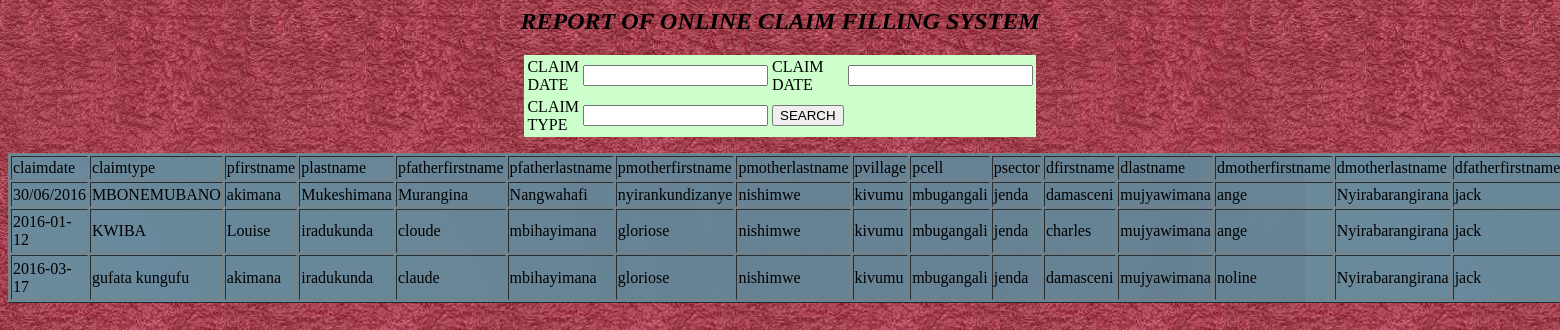
Screenshot of /searchdisplaycellreport.php with the database file from the repository.
### tables this page shows
CREATE TABLE IF NOT EXISTS `plaintiff` (
  `pid` int(200) NOT NULL AUTO_INCREMENT,
  `pfirstname` varchar(150) NOT NULL,
  `plastname` varchar(150) NOT NULL,
  `pemail` varchar(150) NOT NULL,
  `pfatherfirstname` varchar(100) NOT NULL,
  `pfatherlastname` varchar(100) NOT NULL,
  `pmotherfirstname` varchar(100) NOT NULL,
  `pmotherlastname` varchar(100) NOT NULL,
  `pvillage` varchar(12) NOT NULL,
  `pcell` varchar(12) NOT NULL,
  `psector` varchar(12) NOT NULL,
  PRIMARY KEY (`pid`)
);

CREATE TABLE IF NOT EXISTS `claim` (
  `claimid` int(100) NOT NULL AUTO_INCREMENT,
  `claimtype` varchar(100) NOT NULL,
  `claimdetail` text NOT NULL,
  `claimdate` varchar(100) NOT NULL,
  `claimpleaddate` varchar(100) NOT NULL,
  `pid` int(200) NOT NULL,
  `did` int(200) NOT NULL,
  `cid` int(200) NOT NULL,
  `vid` int(200) NOT NULL,
  `sid` int(200) NOT NULL,
  `disid` int(200) NOT NULL,
  `userid` int(200) NOT NULL,
  PRIMARY KEY (`claimid`)
);

CREATE TABLE IF NOT EXISTS `defendant` (
  `did` int(200) NOT NULL AUTO_INCREMENT,
  `dfirstname` varchar(100) NOT NULL,
  `dlastname` varchar(100) NOT NULL,
  `demail` varchar(100) NOT NULL,
  `dfatherfirstname` varchar(100) NOT NULL,
  `dfatherlastname` varchar(100) NOT NULL,
  `dmotherfirstname` varchar(100) NOT NULL,
  `dmotherlastname` varchar(100) NOT NULL,
  `dvillage` text NOT NULL,
  `dcell` text NOT NULL,
  `dsector` text NOT NULL,
  PRIMARY KEY (`did`)
);

### searchdisplaycellreport.php (the view, shortened to what this page needs)
<html>
<head><title> report</title>
<link rel="stylesheet" href="coda-slider.css" type="text/css" charset="utf-8" />
</head>
<body id="d">
<?php
echo"<link rel='stylesheet' type='text/css' href='v.css'>";
$select1=mysql_query('select claim.claimdate,claim.claimtype,plaintiff.pfirstname,plaintiff.plastname,plaintiff.pfatherfirstname,plaintiff.pfatherlastname,plaintiff.pmotherfirstname,plaintiff.pmotherlastname,plaintiff.pvillage,plaintiff.pcell,plaintiff.psector,defendant.dfirstname,defendant.dlastname,defendant.dmotherfirstname,defendant.dmotherlastname,defendant.dfatherfirstname,defendant.dfatherlastname,defendant.dvillage,defendant.dcell,defendant.dsector,decition.decdescription,decition.deccomment,decition.decreaddate,decition.decdeliverdorgan
from plaintiff
join claim
on
plaintiff.pid=claim.pid
join
defendant
on
defendant.did=claim.did
join
decition
on
claim.claimid=decition.claimid where decition.decid in(select decition.decid from decition
join
user
on user.userid=decition.userid where user.categories="cell president")');
echo'<h2 style="background-color:margenta" ><center><b><i><MARQUEE behavior="alternate" bgcolor="#CC9900">REPORT OF ONLINE CLAIM FILLING SYSTEM        </MARQUEE></i></b></h2></center>';
echo"<center>
<form method='post' action='displaycellreport.php' >
<table width='149' bgcolor='#CCFFCC'>
<tr><td>CLAIM DATE<td><input type='text' name='claimdate1' required='required'/></td><td>CLAIM DATE</td><td><input type='text' name='claimdate4' required='required'/></td>
<tr><td>CLAIM TYPE</td><td><input type='text' name='claimtype' required='required'/></td>
<td><input type='submit' name='search' value='SEARCH'/></td></tr>
</table>
</form>
</center>";
echo"<table border='1' width='100' height='150'background='images/back1.jpg'>";
echo"<tr><td>claimdate</td><td>claimtype</td><td>pfirstname</td><td>plastname</td><td>pfatherfirstname</td><td>pfatherlastname</td><td>pmotherfirstname
</td><td>pmotherlastname</td><td>pvillage</td><td>pcell</td><td>psector</td><td>dfirstname</td><td>dlastname</td><td>dmotherfirstname</td><td>dmotherlastname</td><td>dfatherfirstname</td><td>dfatherlastname</td><td>dvillage</td><td>dcell</td><td>dsector</td><td>decdescription</td><td>deccomment</td><td>decreaddate</td><td>decdeliverdorgan</td></tr>";
while($row=mysql_fetch_array($select1))
{
echo"<tr>";
echo"<td>".$row['claimdate']."</td>";
echo"<td>".$row['claimtype']."</td>";
echo"<td>".$row['pfirstname']."</td>";
echo"<td>".$row['plastname']."</td>";
echo"<td>".$row['pfatherfirstname']."</td>";
echo"<td>".$row['pfatherlastname']."</td>";
echo"<td>".$row['pmotherfirstname']."</td>";
echo"<td>".$row['pmotherlastname']."</td>";
echo"<td>".$row['pvillage']."</td>";
echo"<td>".$row['pcell']."</td>";
echo"<td>".$row['psector']."</td>";
echo"<td>".$row['dfirstname']."</td>";
echo"<td>".$row['dlastname']."</td>";
echo"<td>".$row['dmotherfirstname']."</td>";
echo"<td>".$row['dmotherlastname']."</td>";
echo"<td>".$row['dfatherfirstname']."</td>";
echo"</tr>";
}
echo'</center></table>';
echo"</body>";
?>
</html>

### coda-slider.css (style rules this page uses)
#d { background: url(images/image/carpet2.jpg); }

### rows the page displays
plaintiff: claim.claimdate "30/06/2016", claim.claimtype "MBONEMUBANO", pfirstname "akimana", plastname "Mukeshimana", pfatherfirstname "Murangina", pfatherlastname "Nangwahafi", pmotherfirstname "nyirankundizanye", pmotherlastname "nishimwe", pvillage "kivumu", pcell "mbugangali", psector "jenda", defendant.dfirstname "damasceni", defendant.dlastname "mujyawimana", defendant.dmotherfirstname "ange", defendant.dmotherlastname "Nyirabarangirana", defendant.dfatherfirstname "jack"
plaintiff: claim.claimdate "2016-01-12", claim.claimtype "KWIBA", pfirstname "Louise", plastname "iradukunda", pfatherfirstname "cloude", pfatherlastname "mbihayimana", pmotherfirstname "gloriose", pmotherlastname "nishimwe", pvillage "kivumu", pcell "mbugangali", psector "jenda", defendant.dfirstname "charles", defendant.dlastname "mujyawimana", defendant.dmotherfirstname "ange", defendant.dmotherlastname "Nyirabarangirana", defendant.dfatherfirstname "jack"
plaintiff: claim.claimdate "2016-03-17", claim.claimtype "gufata kungufu", pfirstname "akimana", plastname "iradukunda", pfatherfirstname "claude", pfatherlastname "mbihayimana", pmotherfirstname "gloriose", pmotherlastname "nishimwe", pvillage "kivumu", pcell "mbugangali", psector "jenda", defendant.dfirstname "damasceni", defendant.dlastname "mujyawimana", defendant.dmotherfirstname "noline", defendant.dmotherlastname "Nyirabarangirana", defendant.dfatherfirstname "jack"
